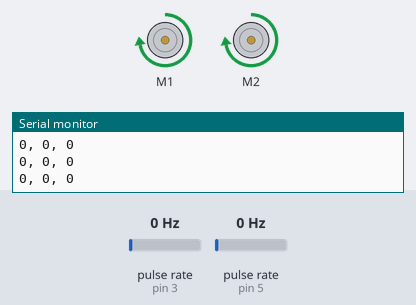
The sketch below on a simulated Arduino Uno, built with avr-gcc and run on an emulated ATmega328P. Parts: 2 × DC motor (green arrow = forward, orange = backward, longer = faster), the last lines printed to the serial monitor. Wiring (inferred from the names in the program): 2 × pulse sensor: data pin 3 / data pin 5. The test bench sets the inputs (shaded band); at power-on: pulse rate (sensors on pin 3, pin 5) 0 Hz.

Above: at 1.2 s.
1.3 s: pulse rate (sensor on pin 3) set to 4 Hz
At 2.8 s:
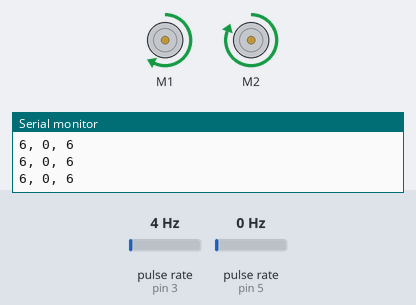
4.3 s: pulse rate (sensor on pin 5) set to 50 Hz
At 6.8 s:
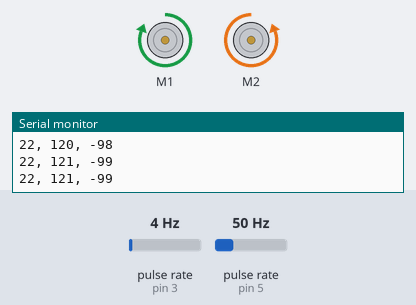
7.1 s: pulse rate (sensor on pin 3) set to 100 Hz
At 10.06 s:
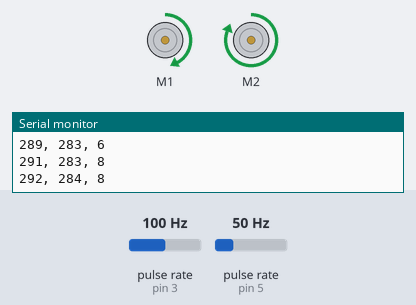
10.1 s: pulse rate (sensor on pin 5) set to 92 Hz
13.1 s: pulse rate (sensor on pin 5) set to 150 Hz
At 14.33 s:
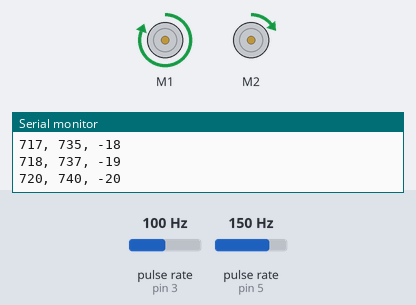
16.1 s: pulse rate (sensor on pin 3) set to 182 Hz
At 22.4 s:
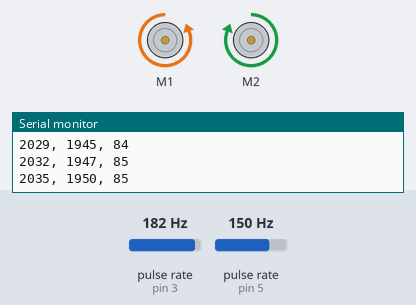
Timing chart, 0 to 32.6 s (numbered marks = the images above; inputs shaded):
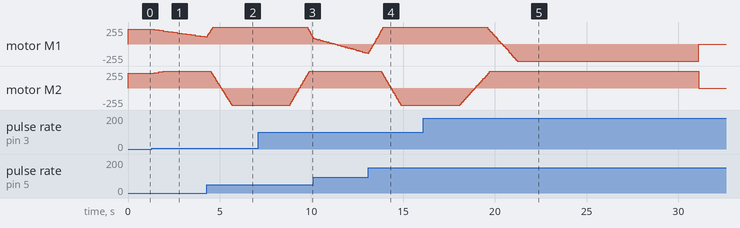

The sketch:

feb15.ino
```cpp
#include "DualVNH5019MotorShield.h"
#include "PinChangeInt.h"

DualVNH5019MotorShield md;

#define pinEncoderL 3
#define pinEncoderR 5
#define pinSwitch 8

unsigned long duration1, duration2;
volatile long encoderCountLeft = 0, encoderCountRight = 0;

double target_Tick = 0, last_tick = 0;
double error = 0, integral = 0;

int pid = 0;


void setup(){
  Serial.begin(9600);

  md.init();
  pinMode(pinEncoderL, INPUT);
  pinMode(pinEncoderR, INPUT);
  pinMode(pinSwitch, INPUT);

  PCintPort::attachInterrupt(pinEncoderL, incLeft, RISING);
  PCintPort::attachInterrupt(pinEncoderR, incRight, RISING);

  //md.setSpeeds(100, 100);
}

void loop(){
  //delay(3000);
//  Serial.println(String(encoderCountLeft) + ", " + String(encoderCountRight));
  moveForward(120);
  //rotateRight(810);
//  duration1 = pulseIn(encoderPin1, HIGH);
//  duration2 = pulseIn(encoderPin2, HIGH);
//        if (Serial.available() > 0) {
//                // read the incoming byte:
//                int incomingByte = Serial.parseInt();
//
//                // say what you got:
//                Serial.print("I received: ");
//                Serial.println(incomingByte, DEC);
//
//                rotateRight(int(incomingByte));
//        }
//  Serial.println(String(encoderCountLeft) + ", " + String(encoderCountRight));
  delay(1000000);
}

void incLeft() {
  encoderCountLeft++;
}

void incRight() {
  encoderCountRight++;
}

double tuneWithPID() {
  Serial.println(String(encoderCountLeft) + ", " + String(encoderCountRight) + ", " + String(encoderCountLeft - encoderCountRight));
  double kp, ki, kd, p, i, d;

  kp=15; // trial and error
  ki=0;
  kd=0;


  error = encoderCountLeft - encoderCountRight;
  integral += error;

  p = error * kp;
  i = integral * ki;
  d = (last_tick - encoderCountLeft) * kd;
  pid = p + i + d;

  last_tick = encoderCountLeft;

  return pid;
}

void moveForward(double cmDis) {
  pid = 0;
  encoderCountLeft = 0, encoderCountRight = 0;
  error = 0, integral = 0, last_tick = 0;

  target_Tick = cmDis * 30.25; // Caliberated to 30.25 ticks per cm

  while (encoderCountLeft < target_Tick ){
    pid = tuneWithPID();
    md.setSpeeds(350 - pid, 350 + pid);
  }

   md.setBrakes(400, 400);
}


int rotateRight(double angle) {
  pid = 0;
  encoderCountRight = 0, encoderCountLeft = 0;
  error = 0, integral = 0;

  if (angle <= 90) target_Tick = angle * 4.47;
  else if (angle <=180 ) target_Tick = angle * 4.62;
  else if (angle <=360 ) target_Tick = angle * 4.675;
  else target_Tick = angle * 4.65;

  while (encoderCountLeft < target_Tick ) {
    pid = tuneWithPID();
    md.setSpeeds(350 - pid, -(350 + pid));
  }
  md.setBrakes(400,400);
}
```

Measured:
- after the input at 1.3 s, motor M1: moves from forward 223/255 to forward 108/255 over 2.7 s, starting after 0.13 s; motor M2: forward 223/255 → forward 232/255 after 0.13 s, → forward 242/255 0.25 s later, → forward 251/255 0.24 s later, → forward 255/255 0.25 s later
- after the input at 4.3 s, motor M2: moves from forward 255/255 to backward 255/255 over 1.1 s, starting after 0.20 s
- after the input at 7.1 s, motor M1: moves from forward 255/255 to forward 98/255 over 0.32 s, starting after 2.7 s; motor M2: moves from backward 255/255 to forward 255/255 over 1.1 s, starting after 1.7 s
- after the input at 13.1 s, motor M2: moves from forward 255/255 to backward 255/255 over 1.1 s, starting after 0.69 s
- after the input at 16.1 s, motor M2: rises from backward 255/255 to forward 255/255 in 1.7 s, then falls to stopped in 11.3 s
